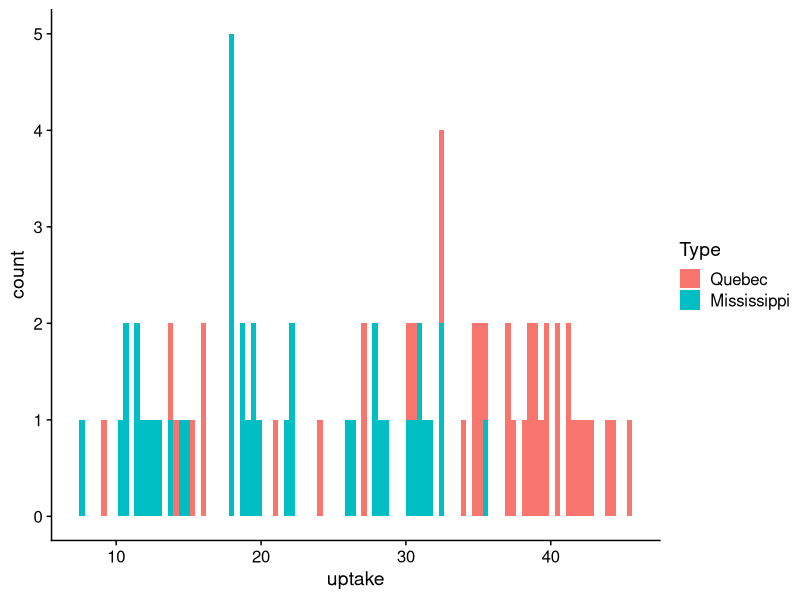
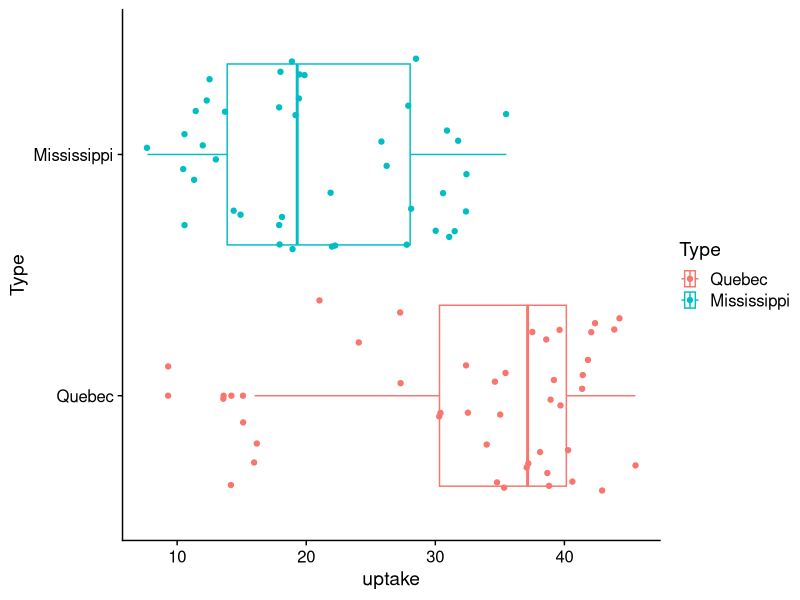
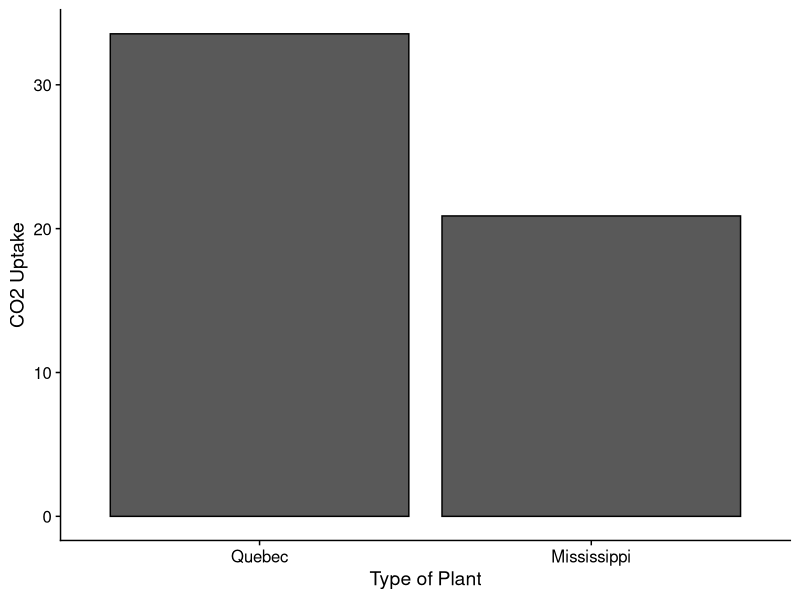
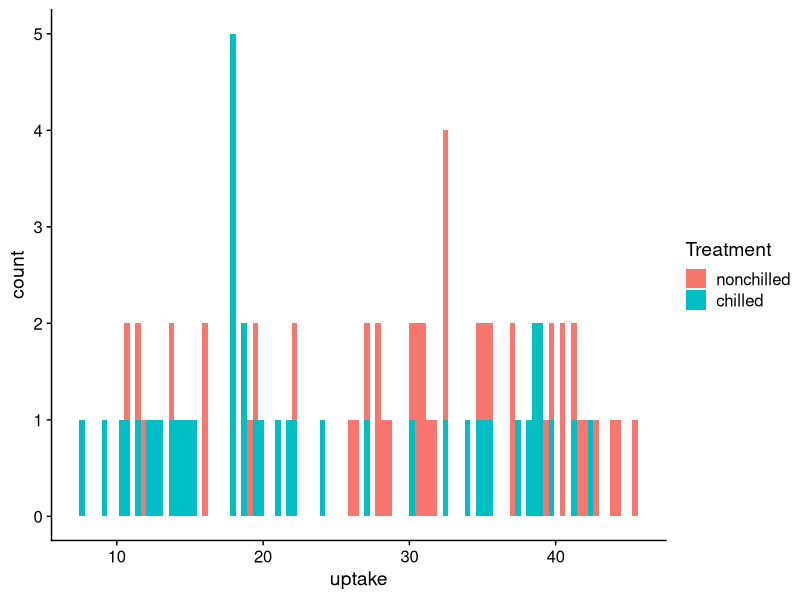
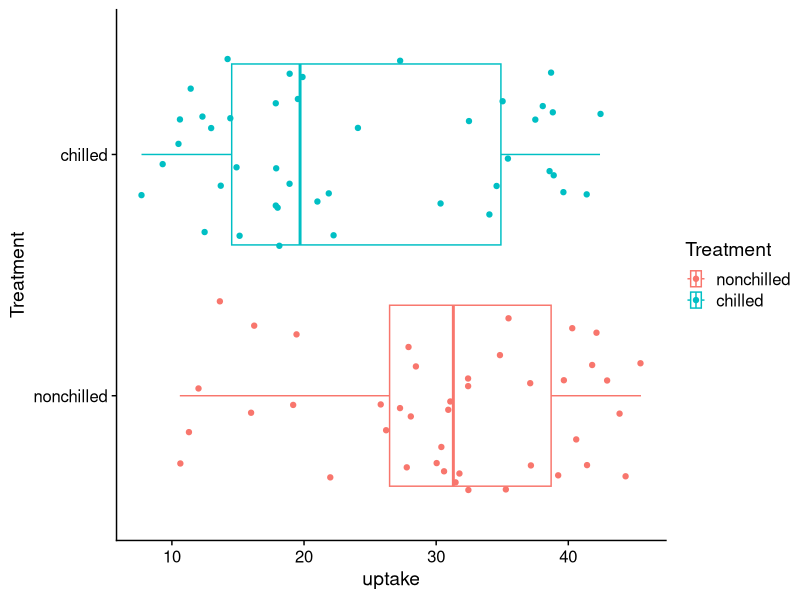
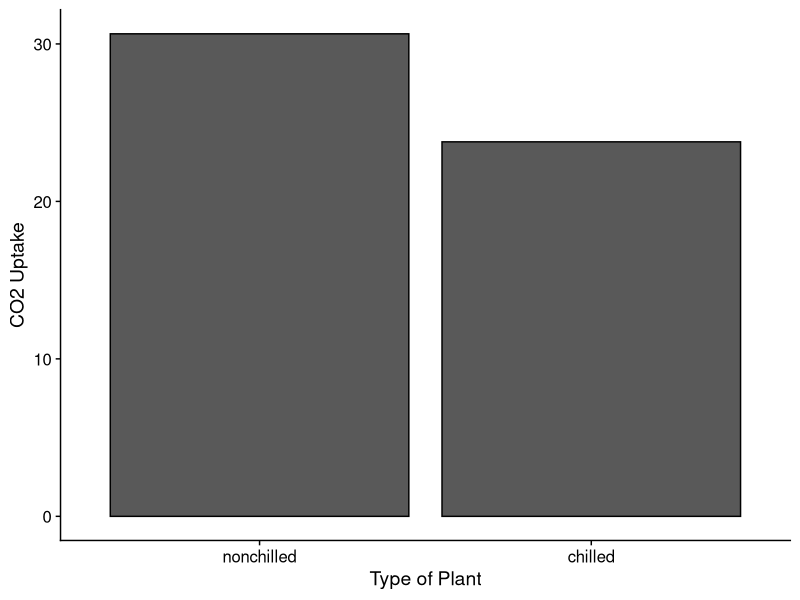

Recreate these plots in R, in order.
## ---- chunk 1
if (!require("datasets")) install.packages("datasets"); library(datasets)
if (!require("tidyverse")) install.packages("tidyverse"); library(tidyverse)
if (!require("dbplyr")) install.packages("dbplyr"); library(dbplyr)
if (!require("ggplot2")) install.packages("ggplot2"); library(ggplot2)
if (!require("cowplot")) install.packages("cowplot"); library(cowplot)
## ---- chunk 2
data("CO2")
min(CO2$uptake,na.rm=TRUE)
max(CO2$uptake,na.rm=TRUE)
mean(CO2$uptake,na.rm=TRUE)
median(CO2$uptake,na.rm=TRUE)
sd(CO2$uptake,na.rm=TRUE)

## ---- chunk 3
summary_stats_type<- CO2 |>
  group_by(Type) |>
  summarise(count_uptake=n(),
            min_uptake=min(uptake), 
            max_uptake=max(uptake),
            mean_uptake=mean(uptake),
            median_uptake=median(uptake), 
            sd_uptake=sd(uptake))
print(summary_stats_type)
## ---- chunk 4
# perform summary statistics here! 
## ---- chunk 5
t.test(uptake~Type, data=CO2)
## ---- chunk 6
# perform a two-sample t-test here 
## ---- chunk 7
type_anova<-aov(uptake~Type, data=CO2)
summary(type_anova)
## ---- chunk 8
# perform one-way ANOVA here!
## ---- chunk 9
# perform a two-way ANOVA here!
## ---- chunk 10
ggplot(CO2) +
  aes(x = uptake, fill = Type) +
  geom_histogram(bins=100) +
  theme_cowplot()
## ---- chunk 11

## ---- chunk 12
ggplot(CO2, aes(x = uptake, y = Type, color = Type)) +
    geom_boxplot() + geom_jitter() +theme_cowplot()

## ---- chunk 13


## ---- chunk 14
ggplot(CO2, aes(x = Type, y=uptake), fill = Type) + geom_bar(stat = "summary", position = "dodge", color = "black")+ theme_cowplot() + scale_fill_grey()+ xlab("Type of Plant") + ylab("CO2 Uptake")

## ---- chunk 15

## ---- chunk 16
CO2$Type <- as.factor(CO2$Type)

lmType <- lm(uptake ~ Type, data = CO2)
summary(lmType)
## ---- chunk 17

## ---- chunk 18
summary_stats_treatment<- CO2 |>
  group_by(Treatment) |>
  summarise(count_uptake=n(),
            min_uptake=min(uptake), 
            max_uptake=max(uptake),
            mean_uptake=mean(uptake),
            median_uptake=median(uptake), 
            sd_uptake=sd(uptake))
print(summary_stats_treatment)
## ---- chunk 19
t.test(uptake~Treatment, data=CO2)
## ---- chunk 20
treatment_anova<-aov(uptake~Treatment, data=CO2)
summary(treatment_anova)
## ---- chunk 21
treatment_type_anova<-aov(uptake ~ Treatment * Type, data=CO2)
summary(treatment_type_anova)
## ---- chunk 22
ggplot(CO2) +
  aes(x = uptake, fill = Treatment) +
  geom_histogram(bins=100) +
  theme_cowplot()
## ---- chunk 23
ggplot(CO2, aes(x = uptake, y = Treatment, color = Treatment)) +
    geom_boxplot() + geom_jitter() +theme_cowplot()
## ---- chunk 24
ggplot(CO2, aes(x = Treatment, y=uptake), fill = Treatment) + geom_bar(stat = "summary", position = "dodge", color = "black")+ theme_cowplot() + scale_fill_grey()+ xlab("Type of Plant") + ylab("CO2 Uptake")

## ---- chunk 25
CO2$Treatment <- as.factor(CO2$Treatment)

lmTreatment <- lm(uptake ~ Treatment, data = CO2)
summary(lmTreatment)
